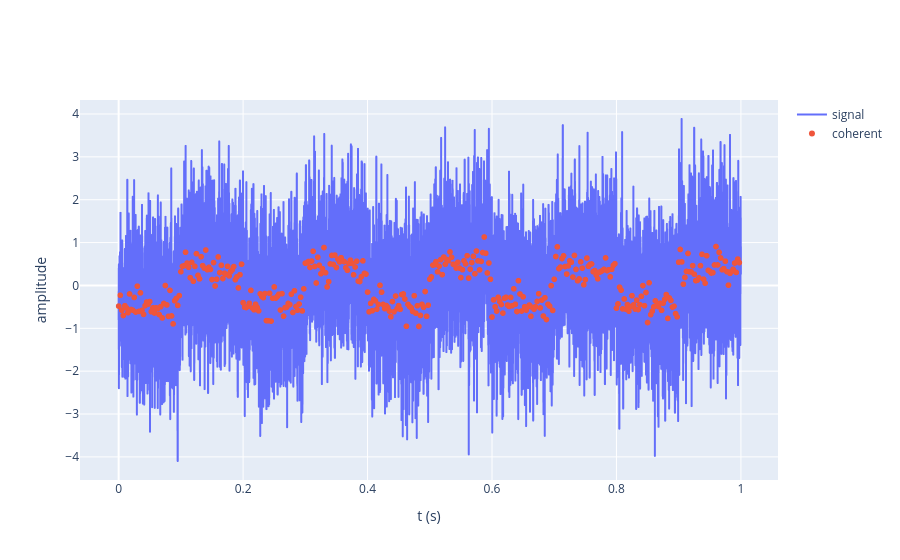

Notebook cell for this chart:
### Markdown cell above
## Coherent Integration

### Code cell
# N is a slider for number of samples to integrate over 
def plotCoherent( t , signal, N ):
    B = len(signal) // N                # number of whole blocks of N samples
    signalClipped = signal[:B*N]
    signalCoherent = np.reshape( signalClipped, (B, N) )
    coherent = np.sum( signalCoherent, axis=1 ) /  N
    tClipped = t[:B*N]
    tCoherent = tClipped[::N] # every Nth sample 

    # plot signal and coherent integration signal so we can see
    # - down sampling 
    # - gain
    fig = go.Figure()
    fig.add_trace( go.Scattergl( x=t, y=signal, mode="lines", name="signal" ) )
    fig.add_trace( go.Scattergl( x=tCoherent, y=coherent, mode="markers", name="coherent" ) )
    fig.update_layout( xaxis_title="t (s)", yaxis_title="amplitude" )
    return fig

# coherent integration length - samples
# only divisors of samplesPerBit, so no block of N samples straddles a bit edge
samplesPerBit = int( Fs / Fb )
validN = [ n for n in range( 1, samplesPerBit + 1 ) if samplesPerBit % n == 0 ]
N = widgets.SelectionSlider( options=validN, value=validN[2], description="N (samples)", continuous_update=False )

# one plot, redrawn in place when the slider moves
display( N )
coherentPlot = display( plotCoherent( t, signal, N.value )._repr_mimebundle_(), raw=True, display_id=True )
N.observe( lambda change: coherentPlot.update( plotCoherent( t, signal, change.new )._repr_mimebundle_(), raw=True ), names="value" )

### Figure 1 — Plotly figure (JSON) as saved in the notebook; plotly's stock layout.template omitted (floating-point values rounded to 4 significant figures; data arrays with more than 128 entries replaced by an {"elided": "..."} marker saying what was removed)
{"data": [{"mode": "lines", "name": "signal", "type": "scattergl", "x": {"elided": "10000 float values"}, "y": {"elided": "10000 float values"}}, {"mode": "markers", "name": "coherent", "type": "scattergl", "x": {"elided": "400 float values"}, "y": {"elided": "400 float values"}}], "layout": {"xaxis": {"title": {"text": "t (s)"}}, "yaxis": {"title": {"text": "amplitude"}}}}
